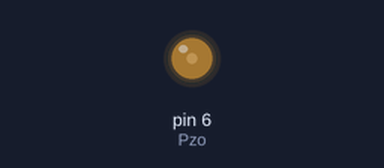
Bench run of a sketch on a simulated Arduino Uno, built with avr-gcc and run on an emulated ATmega328P. On the bench: output pins drawn as LEDs (lit = HIGH).

Above: at 0.05 s.
At 1.5 s:
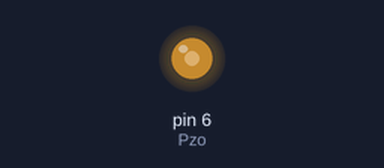
At 3.0 s:
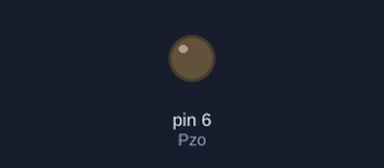
Timing chart, 0 to 6.9 s (numbered marks = the images above):
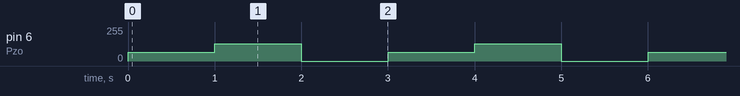

Measured:
- by itself, pin 6 (Pzo): repeats every 3.0 s: 128/255 1.0 s, 0/255 1.0 s, 64/255 1.0 s

The sketch:

chapter-2.4.5.ino
```cpp
int Pzo = 6;        // Pzo 변수에 피에조 부저를 6번 핀 설정
int dly = 1000;     // dly이라는 변수에 숫자 1000을 저장

void setup() {
  pinMode(Pzo, OUTPUT);
}

void loop() {
  analogWrite(Pzo, 64);   // PWM 25% 적용
  delay(dly);             // 1초 대기
  analogWrite(Pzo, 128);  // PWM 50% 적용
  delay(dly);             // 1초 대기
  analogWrite(Pzo, 256);  // PWM 100% 적용
  delay(dly);             // 1초 대기
}
```
